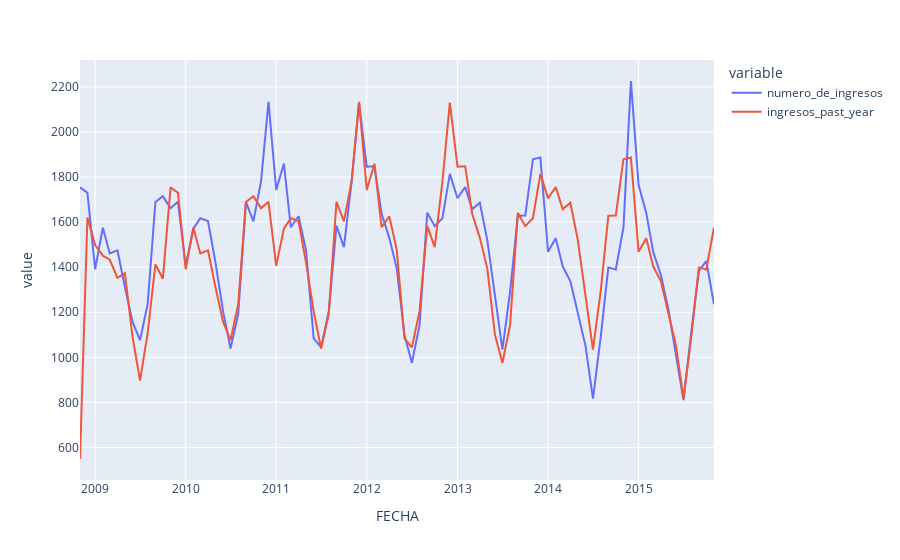

Source (notebook cell):
### Code cell
import plotly.express as px

px.line(df_def, x=df_def.index, y=['numero_de_ingresos','ingresos_past_year'])
